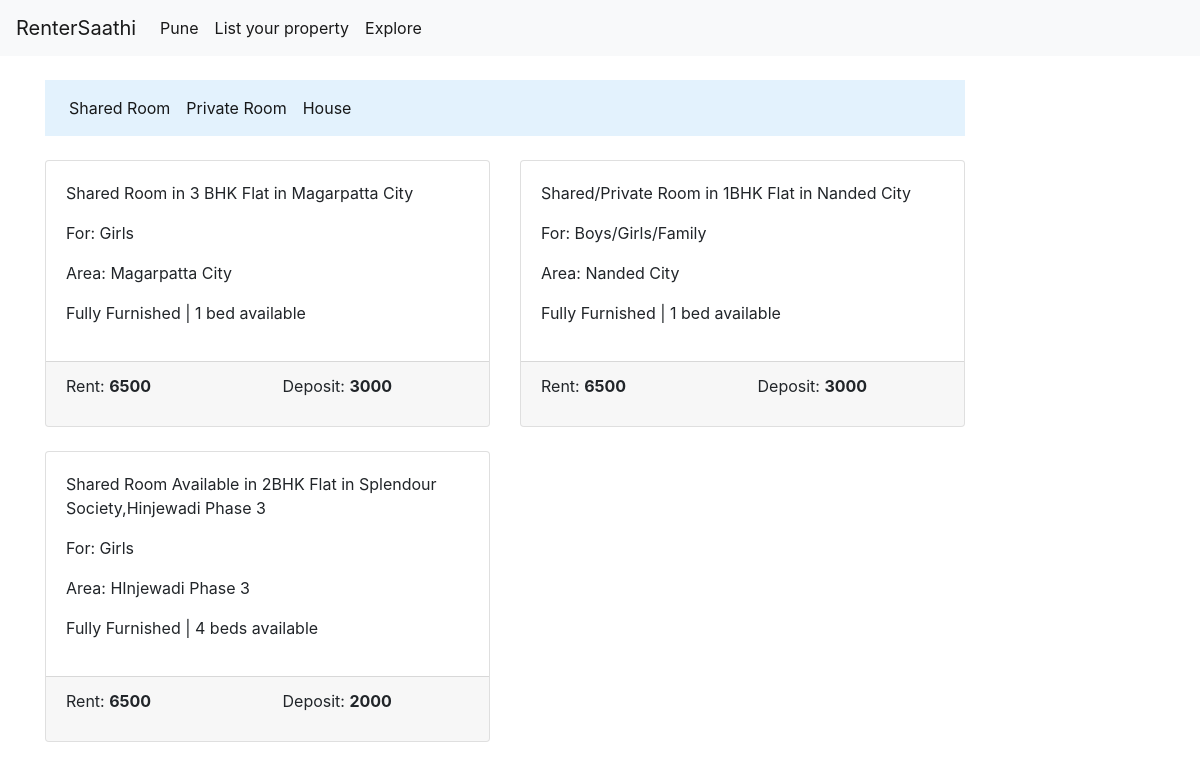
The page /listProperty/ on the database as committed earlier.
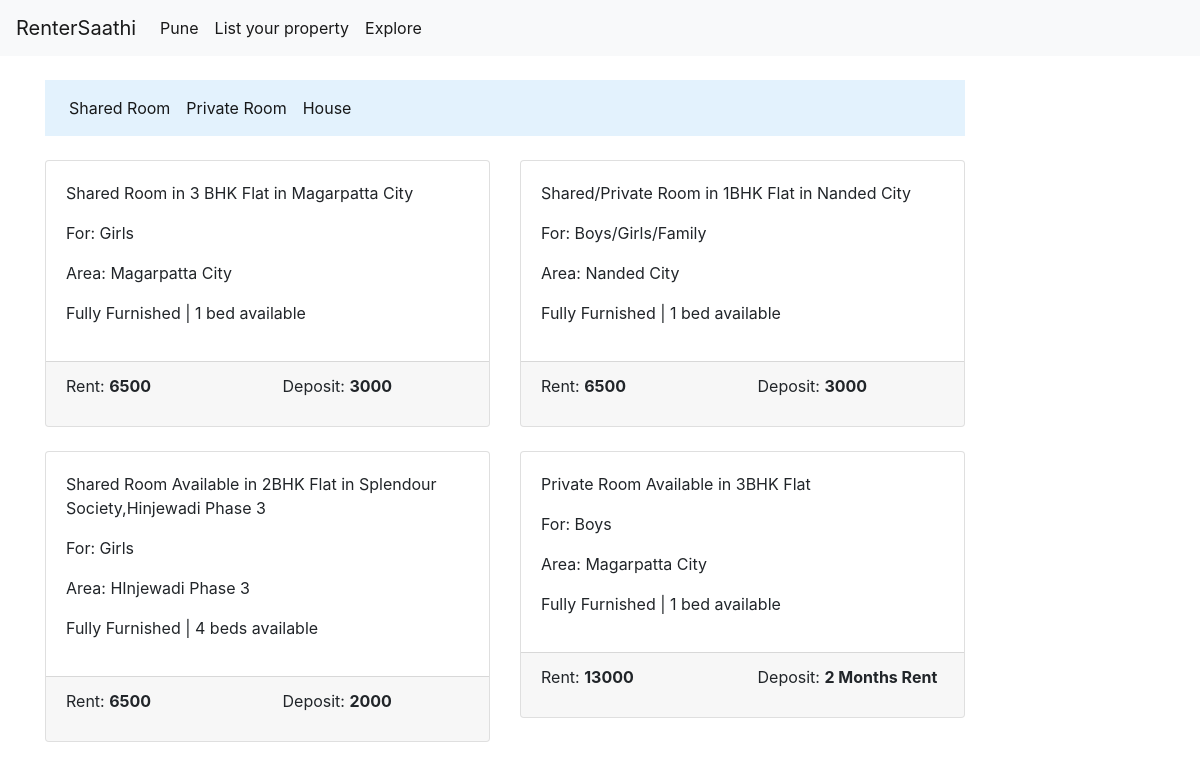
The same page on the database as committed later.
### homepage/models.py (models this page shows, shortened)
class PropertyListADCreation(models.Model):
	property_type 	= models.CharField(max_length=120)
	about_property 	= models.TextField()
	rent 			= models.CharField(max_length=25)
	deposit 		= models.CharField(max_length=40)
	area 			= models.CharField(max_length=120)
	timestamp 		= models.DateTimeField(auto_now_add=True)
	updated 		= models.DateTimeField(auto_now=True)
	is_active 		= models.BooleanField(default=False)
	property_image 	= models.ImageField(upload_to=upload_prop_image,null=True,blank=True)
	gender 			= models.CharField(max_length=30,default="Boys/Girls/Family")
	furnished 		= models.CharField(max_length=30,default="Fully Furnished")
	bed_available 	= models.IntegerField(default=1)
	room_type 		= models.CharField(max_length=40,default="Shared Room")
	def __str__(self):
		return self.property_type

### homepage/views.py (the view)
# urls.py: path('listProperty/',createListPropertyAD,name='listPropertyUser'),
def createListPropertyAD(request):
	is_admin = False
	get_properties = PropertyListADCreation.objects.all()
	if request.user.is_superuser:
		is_admin = True
	get_room_type = request.GET.get("q")
	if get_room_type:
		print("Parameter has been passed")
		print(get_room_type)
		get_properties = get_properties.filter(room_type=get_room_type)
	form = PropertyListADForm(request.POST or None)
	print(get_properties)
	if form.is_valid():
		form.save()
		form = PropertyListADForm()
		messages.success(request,"New Property AD has been posted successfully.Please refresh the page to see the AD.")
	templates = "listPropertyAD.html"
	context = {
		"form":form,
		"is_admin": is_admin,
		"properties":get_properties,
	}
	return render(request,templates,context)

### templates/listPropertyAD.html (shortened to what this page needs)
{% extends 'base.html' %}
{% load crispy_forms_tags %}
{% block content %}
{% if is_admin %}
	<div class="container">
		<div class="row">
			<div class="col-md-6">
				<form method="POST">
					{{ form|crispy }}{% csrf_token %}
					<button class="btn btn-primary" type="submit">Submit</button>
				</form>
			</div>
		</div>
	</div>
{% else %}
	{% if properties %}
	<br>
	<div class="container">
		<div class="row">
			<div class="col-sm-10">
				<nav class="navbar navbar-expand-lg navbar-light navbar-light" style="background-color: #e3f2fd;">
					<div class="collapse navbar-collapse" id="navbarSupportedContent">
				    	<ul class="navbar-nav mr-auto">
						     <li class="nav-item active">
						        <a class="nav-link" href="{% url 'listPropertyUser' %}?q=shared">Shared Room</a>
						     </li>
						     <li class="nav-item active">
						        <a class="nav-link" href="{% url 'listPropertyUser' %}?q=private">Private Room</a>
						     </li>
						     <li class="nav-item active">
						        <a class="nav-link" href="{% url 'owner' %}">House</a>
						     </li>
				   		</ul>
				  	</div>
				</nav>
			</div>
		</div>
	</div>
	<div class="container">
		<div class="row">
			{% for property in properties %}
				{% if property.is_active %}
					<div class="col-sm-5">
						<br>
						<div class="card card-block">
 							<div class="card-body">
								<p>{{ property.about_property }}</p>
								<p>For: {{ property.gender }}</p>
								<p>Area: {{ property.area }}</p>
								<p>{{ property.furnished }} | {% if property.bed_available == 1 %} {{ property.bed_available }} bed available {% else %} {{ property.bed_available }} beds available {% endif %}</p>
							</div>
							<div class="card-footer">
								<div class="row">
									<div class="col-sm-6">
										<p>Rent: <strong>{{ property.rent }}</strong></p>
									</div>
									<div class="col-sm-6">
										<p>Deposit: <strong>{{ property.deposit }}</strong></p>
									</div>
								</div>
							</div>
						</div>
					</div>
				{% endif %}
			{% endfor %}
		</div>
	</div>
	{% else %}
		<h3>No Property is available right now.</h3>
	{% endif %}
{% endif %}
<br>
<br>
{% endblock %}

### templates/base.html (shortened to what this page needs)
<!DOCTYPE html>
<html>
<head>
</head>
<body>
	{% include 'navbar.html' %}
	<link rel="stylesheet" href="https://stackpath.bootstrapcdn.com/bootstrap/4.1.3/css/bootstrap.min.css">
	{% block content %}
	{% endblock %}
</body>
</html>

### templates/navbar.html (shortened to what this page needs)
<nav class="navbar navbar-expand-lg navbar-light bg-light">
  <a class="navbar-brand" href="#">RenterSaathi</a>
  <div class="collapse navbar-collapse" id="navbarSupportedContent">
    <ul class="navbar-nav mr-auto">
      <li class="nav-item active">
        <a class="nav-link" href="/">Pune <span class="sr-only">(current)</span></a>
      </li>
      <li class="nav-item active">
        <a class="nav-link" href="{% url 'owner' %}">List your property</a>
      </li>
      <li class="nav-item active">
        <a class="nav-link" href="{% url 'listPropertyUser' %}">Explore</a>
      </li>
    </ul>
  </div>
</nav>

Rows that differ between the two databases and show on the page:
added PropertyListADCreation: about_property "Private Room Available in 3BHK Flat", gender "Boys", area "Magarpatta City", furnished "Fully Furnished", bed_available "1", rent "13000", deposit "2 Months Rent"
